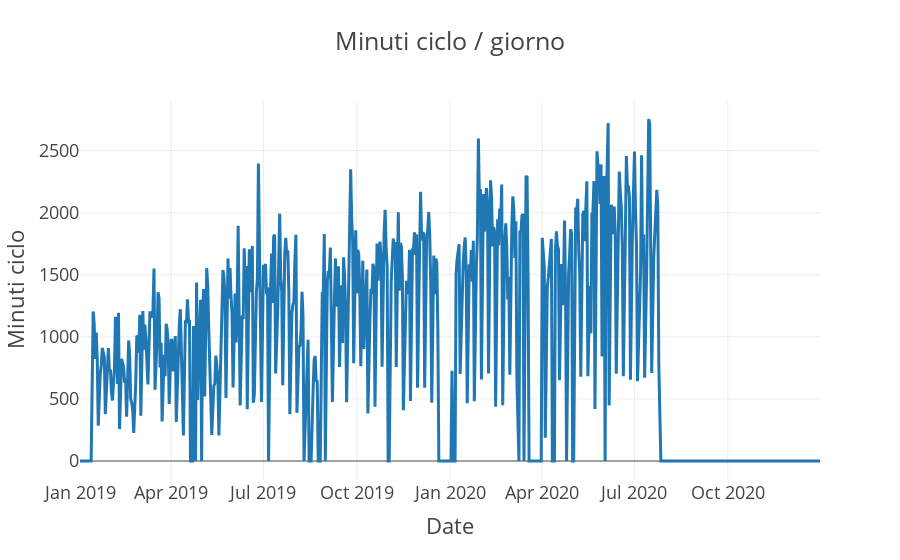

The cell this chart's notebook holds for it:
### Code cell
# plot Minuti ciclo general
fig = px.line(df_grouped_date, x = "Date", y = "Minuti ciclo", 
              title = "Minuti ciclo / giorno")
fig.show()

### Figure 1 — Plotly figure (JSON) as saved in the notebook; plotly's stock layout.template omitted (floating-point values rounded to 4 significant figures; data arrays with more than 128 entries replaced by an {"elided": "..."} marker saying what was removed)
{"data": [{"hovertemplate": "Date=%{x}<br>Minuti ciclo=%{y}<extra></extra>", "legendgroup": "", "line": {"color": "#1F77B4", "dash": "solid"}, "mode": "lines", "name": "", "orientation": "v", "showlegend": false, "type": "scatter", "x": {"elided": "627 str values"}, "xaxis": "x", "y": {"elided": "627 float values"}, "yaxis": "y"}], "layout": {"legend": {"tracegroupgap": 0}, "title": {"text": "Minuti ciclo / giorno"}, "xaxis": {"anchor": "y", "domain": [0, 1], "title": {"text": "Date"}}, "yaxis": {"anchor": "x", "domain": [0, 1], "title": {"text": "Minuti ciclo"}}}}
